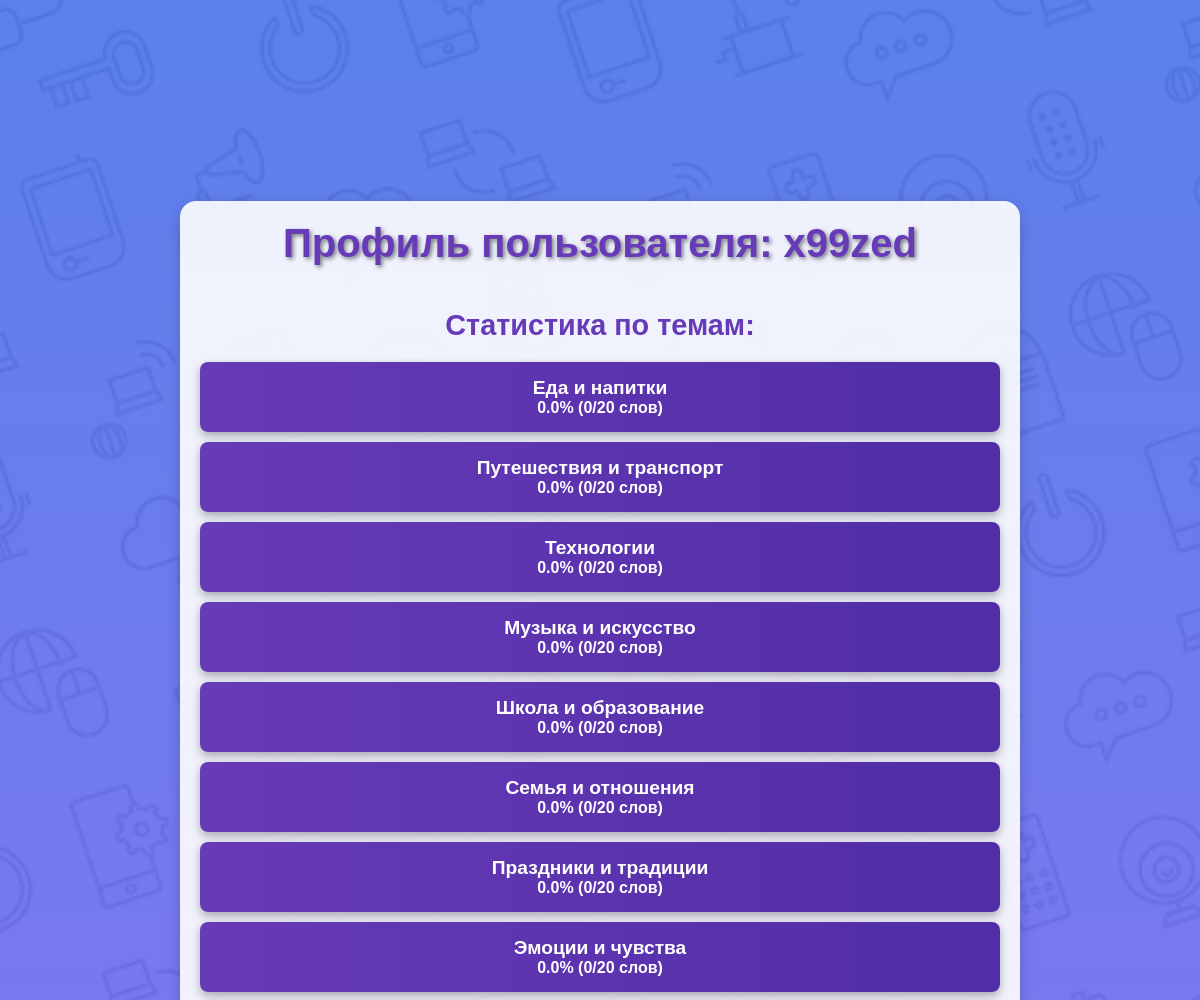
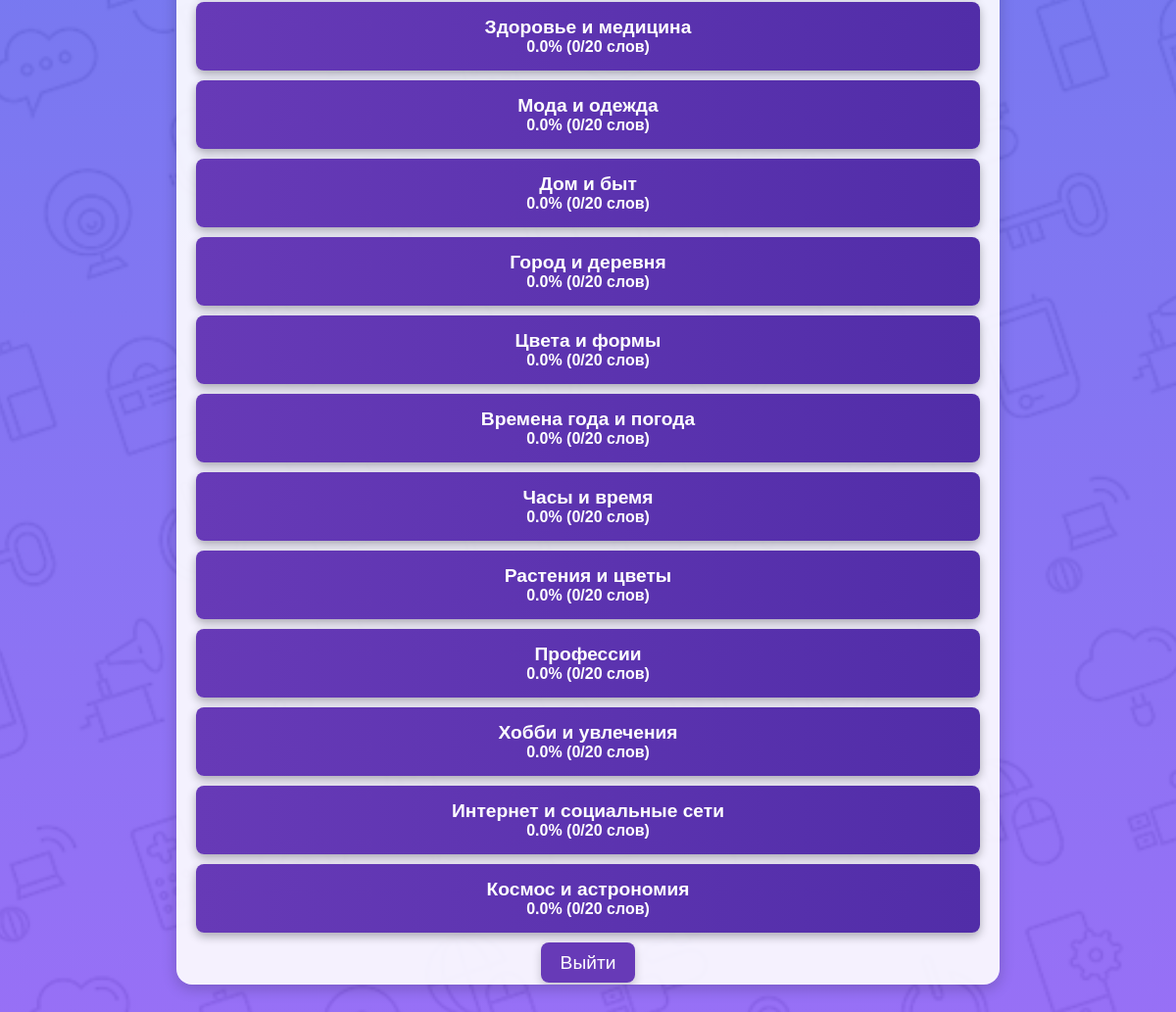
/profile/ (signed in), run on the app's committed database (2 pictures, top to bottom).
### flashcards/models.py (models this page shows, shortened)
class Topic(models.Model):
    name = models.CharField(max_length=100, unique=True)

### flashcards/views.py (the view)
# urls.py: path('profile/', views.profile, name='profile'),
@login_required
def profile(request):
    topics = Topic.objects.all()
    stats = []
    for topic in topics:
        total_words = topic.cards.count()
        learned_words = UserCardProgress.objects.filter(
            user=request.user,  # Фильтруем только по текущему пользователю
            card__topic=topic,
            status="learned"
        ).count()
        percentage = (learned_words / total_words) * 100 if total_words > 0 else 0
        stats.append({
            'topic': topic,
            'total_words': total_words,
            'learned_words': learned_words,
            'percentage': percentage
        })
    return render(request, 'flashcards/profile.html', {'stats': stats, 'user': request.user})

### flashcards/templates/flashcards/profile.html (shortened to what this page needs)
{% load static %}
<!DOCTYPE html>
<html lang="en">
<head>
    <link rel="stylesheet" href="{% static 'flashcards/css/style.css' %}">
</head>
<body>
    <div class="profile-container">
        <header class="profile-header">
            <h1 class="profile-title">Профиль пользователя: {{ user.username }}</h1>
        </header>
        <section class="stats-section">
            <h2>Статистика по темам:</h2>
            <div class="stats-scroll">
                {% for stat in stats %}
                <div class="stats-item">
                    <a href="{% url 'topic_details' stat.topic.id %}">{{ stat.topic.name }}</a>
                    <p>{{ stat.percentage|floatformat:1 }}% ({{ stat.learned_words }}/{{ stat.total_words }} слов)</p>
                </div>
                {% endfor %}
            </div>
        </section>
        <footer>
            <a href="{% url 'logout' %}" class="logout-button">Выйти</a>
        </footer>
    </div>
</body>
</html>

### flashcards/static/flashcards/css/style.css (style rules this page uses)
body { margin: 0; font-family: 'Arial', sans-serif; display: flex; justify-content: center; align-items: center; height: 100vh; background: linear-gradient(to bottom, rgba(36, 87, 228, 0.75), rgba(123, 62, 244, 0.75)), url('../images/background.png'); background-size: cover; background-position: center; color: #fff; }
header h1 { font-size: 2.5rem; color: #fff; text-shadow: 2px 2px 4px rgba(0, 0, 0, 0.5); font-size: 2.5rem.)5); margin-bottom: 10px; }
.profile-container { width: 90%; max-width: 800px; background: rgba(255, 255, 255, 0.9); border-radius: 16px; box-shadow: 0 4px 15px rgba(0, 0, 0, 0.2); display: flex; flex-direction: column; justify-content: space-between; align-items: center; padding: 20px; height: 80%; overflow-y: auto; }
.profile-header { margin-bottom: 20px; }
.profile-title { font-size: 2.5rem; margin: 0; color: #673ab7; text-shadow: 2px 2px 4px rgba(0, 0, 0, 0.5); }
.stats-section { width: 100%; flex: 1; display: flex; flex-direction: column; align-items: center; }
.stats-section h2 { font-size: 1.8rem; margin-bottom: 10px; color: #673ab7; }
.stats-scroll { width: 100%; overflow-y: auto; padding: 10px; border-radius: 12px; }
.stats-item { background: linear-gradient(to right, #673ab7, #512da8); padding: 15px; border-radius: 8px; color: white; text-align: center; margin-bottom: 10px; font-weight: bold; box-shadow: 0 4px 10px rgba(0, 0, 0, 0.3); transition: transform 0.3s ease, box-shadow 0.3s ease; }
.stats-item a { color: white; text-decoration: none; font-size: 1.2rem; display: block; }
.stats-item p { margin: 0; font-size: 1rem; }
.logout-button { margin-top: 20px; font-size: 1.2rem; color: white; background-color: #673ab7; text-decoration: none; padding: 10px 20px; border-radius: 8px; box-shadow: 0 4px 10px rgba(0, 0, 0, 0.2); transition: background-color 0.3s ease, transform 0.2s ease; }

### data on the page
Topic: topic.name "Еда и напитки", percentage "0.0", learned_words "0", total_words "20"
Topic: topic.name "Путешествия и транспорт", percentage "0.0", learned_words "0", total_words "20"
Topic: topic.name "Технологии", percentage "0.0", learned_words "0", total_words "20"
Topic: topic.name "Музыка и искусство", percentage "0.0", learned_words "0", total_words "20"
Topic: topic.name "Школа и образование", percentage "0.0", learned_words "0", total_words "20"
Topic: topic.name "Семья и отношения", percentage "0.0", learned_words "0", total_words "20"
Topic: topic.name "Праздники и традиции", percentage "0.0", learned_words "0", total_words "20"
Topic: topic.name "Эмоции и чувства", percentage "0.0", learned_words "0", total_words "20"
Topic: topic.name "Здоровье и медицина", percentage "0.0", learned_words "0", total_words "20"
Topic: topic.name "Мода и одежда", percentage "0.0", learned_words "0", total_words "20"
Topic: topic.name "Дом и быт", percentage "0.0", learned_words "0", total_words "20"
Topic: topic.name "Город и деревня", percentage "0.0", learned_words "0", total_words "20"
Topic: topic.name "Цвета и формы", percentage "0.0", learned_words "0", total_words "20"
Topic: topic.name "Времена года и погода", percentage "0.0", learned_words "0", total_words "20"
Topic: topic.name "Часы и время", percentage "0.0", learned_words "0", total_words "20"
Topic: topic.name "Растения и цветы", percentage "0.0", learned_words "0", total_words "20"
Topic: topic.name "Профессии", percentage "0.0", learned_words "0", total_words "20"
Topic: topic.name "Хобби и увлечения", percentage "0.0", learned_words "0", total_words "20"
Topic: topic.name "Интернет и социальные сети", percentage "0.0", learned_words "0", total_words "20"
Topic: topic.name "Космос и астрономия", percentage "0.0", learned_words "0", total_words "20"

### other printed values
{{ user.username }} "x99zed"
